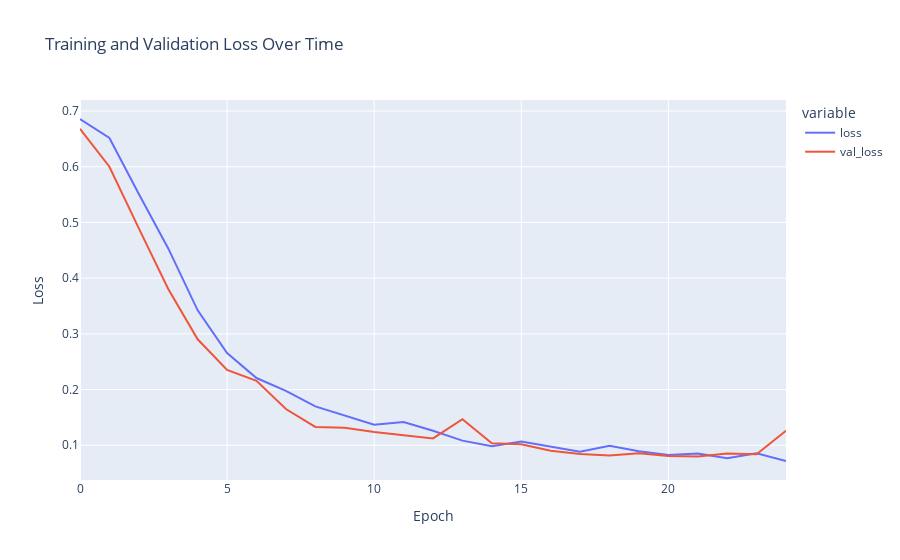

The code cell stored with this chart in its notebook:
### Code cell
fig = px.line(
    history.history,
    y=['loss', 'val_loss'],
    labels={'index': "Epoch", 'value': "Loss"},
    title="Training and Validation Loss Over Time"
)

fig.show()

### Figure 1 — Plotly figure (JSON) as saved in the notebook; plotly's stock layout.template omitted (floating-point values rounded to 4 significant figures)
{"data": [{"hovertemplate": "variable=loss<br>Epoch=%{x}<br>Loss=%{y}<extra></extra>", "legendgroup": "loss", "line": {"color": "#636efa", "dash": "solid"}, "marker": {"symbol": "circle"}, "mode": "lines", "name": "loss", "orientation": "v", "showlegend": true, "type": "scatter", "x": [0, 1, 2, 3, 4, 5, 6, 7, 8, 9, 10, 11, 12, 13, 14, 15, 16, 17, 18, 19, 20, 21, 22, 23, 24], "xaxis": "x", "y": [0.6858, 0.6516, 0.551, 0.4534, 0.3422, 0.2655, 0.2206, 0.1978, 0.1697, 0.153, 0.1367, 0.1417, 0.126, 0.1082, 0.09808, 0.1065, 0.09694, 0.08851, 0.09914, 0.08903, 0.0825, 0.08494, 0.07648, 0.08555, 0.07167], "yaxis": "y"}, {"hovertemplate": "variable=val_loss<br>Epoch=%{x}<br>Loss=%{y}<extra></extra>", "legendgroup": "val_loss", "line": {"color": "#EF553B", "dash": "solid"}, "marker": {"symbol": "circle"}, "mode": "lines", "name": "val_loss", "orientation": "v", "showlegend": true, "type": "scatter", "x": [0, 1, 2, 3, 4, 5, 6, 7, 8, 9, 10, 11, 12, 13, 14, 15, 16, 17, 18, 19, 20, 21, 22, 23, 24], "xaxis": "x", "y": [0.6682, 0.6001, 0.4893, 0.3805, 0.2902, 0.2351, 0.2157, 0.165, 0.1328, 0.1314, 0.1237, 0.1176, 0.1122, 0.1467, 0.1036, 0.1016, 0.09002, 0.08429, 0.08136, 0.08577, 0.08073, 0.07955, 0.08513, 0.0838, 0.1258], "yaxis": "y"}], "layout": {"legend": {"title": {"text": "variable"}, "tracegroupgap": 0}, "title": {"text": "Training and Validation Loss Over Time"}, "xaxis": {"anchor": "y", "domain": [0, 1], "title": {"text": "Epoch"}}, "yaxis": {"anchor": "x", "domain": [0, 1], "title": {"text": "Loss"}}}}
